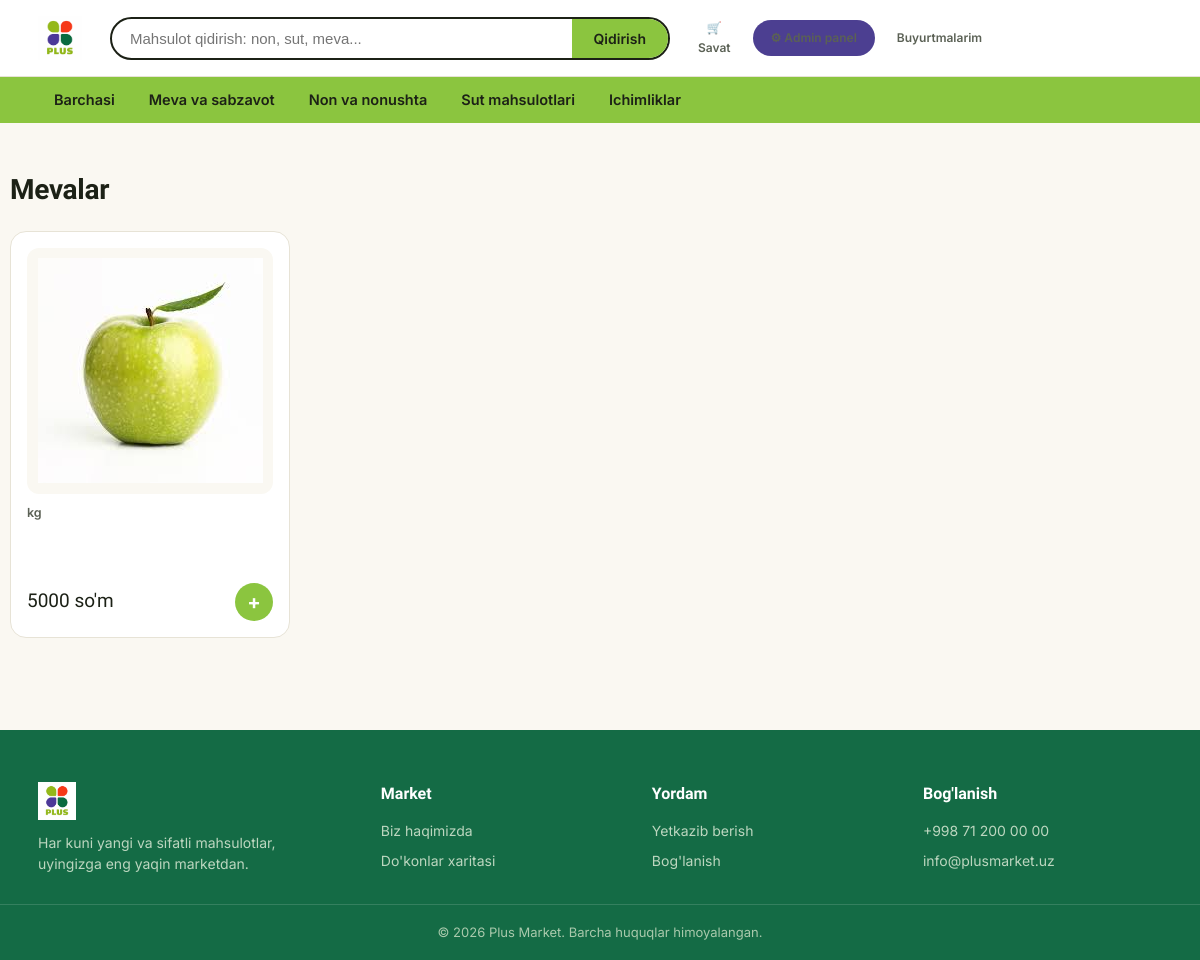
Page /katalog/mevalar/ on the committed database.
### product/models.py (models this page shows, shortened)
class Category(models.Model):
    name = models.CharField(max_length=100, verbose_name="Kategoriya nomi")
    slug = models.SlugField(unique=True, blank=True, null=True, verbose_name="URL Slug")
    class Meta:
        verbose_name = "Kategoriya"
        verbose_name_plural = "Kategoriyalar"

class Product(models.Model):
    UNIT_CHOICES = (
        ('dona', 'dona'),
        ('kg', 'kg'),
        ('g', 'g'),
        ('litr', 'litr'),
        ('metr', 'metr'),
        ('quti', 'quti'),
        ('pachka', 'pachka'),
    )
    category = models.ForeignKey(Category, on_delete=models.CASCADE, related_name="products", verbose_name="Kategoriya")
    title = models.CharField(max_length=200, verbose_name="Mahsulot nomi")
    slug = models.SlugField(unique=True, blank=True, null=True, verbose_name="URL Slug (Avto)")
    description = models.TextField(verbose_name="Tavsif", blank=True, null=True)
    price = models.DecimalField(max_digits=12, decimal_places=0, verbose_name="Narxi (so'mda)")
    unit = models.CharField(max_length=20, choices=UNIT_CHOICES, default='dona', verbose_name="O'lchov birligi")
    stock = models.PositiveIntegerField(default=0, verbose_name="Mavjud miqdor (Omborda qancha bor)")
    min_order_amount = models.PositiveIntegerField(default=1, verbose_name="Eng kam xarid miqdori")
    image = models.ImageField(upload_to="products/", verbose_name="Rasm", blank=True, null=True)
    is_available = models.BooleanField(default=True, verbose_name="Mavjudligi")
    created_at = models.DateTimeField(auto_now_add=True, verbose_name="Yaratilgan vaqti")
    class Meta:
        verbose_name = "Mahsulot"
        verbose_name_plural = "Mahsulotlar"

### product/views.py (the view)
# urls.py: path("katalog/", views.catalog, name="catalog"),
def catalog(request, category_slug=None):
    category = None
    products = Product.objects.filter(is_available=True)
    categories = Category.objects.all()
    if category_slug:
        category = get_object_or_404(Category, slug=category_slug)
        products = products.filter(category=category)
    return render(request, 'catalog.html', {
        'category': category,
        'categories': categories,
        'products': products
    })

### templates/catalog.html (shortened to what this page needs)
{% extends "base.html" %}
{% block content %}
  <section class="section wrap">
    <div class="section__head">
      <h2>{% if category %}{{ category.name }}{% elif query %}"{{ query }}" bo'yicha natijalar{% else %}Barcha mahsulotlar{% endif %}</h2>
    </div>
    <div class="products">
      {% for product in products %}
        <div class="card">
          <a href="{% url 'product_detail' product.slug %}" class="card__img">
            <img src="{{ product.image.url }}" alt="{{ product.name }}">
          </a>
          <span class="card__unit">{{ product.unit }}</span>
          <a href="{% url 'product_detail' product.slug %}" class="card__name">{{ product.name }}</a>
          <div class="card__row">
            <span class="card__price">
              {{ product.price }} so'm
            </span>
            <form action="{% url 'cart_add' product.id %}" method="post">
              <button class="card__add" type="submit" aria-label="Savatga qo'shish">+</button>
            </form>
          </div>
        </div>
      {% empty %}
        <p>Hech narsa topilmadi.</p>
      {% endfor %}
    </div>
  </section>
{% endblock %}

### product/static/css/style.css (style rules this page uses)
:root { --green: #8bc53f; --green-dark: #5a8c22; --red: #e8402a; --purple: #4c3f91; --forest: #146b45; --cream: #faf8f2; --ink: #1c2116; --ink-soft: #5b6155; --line: #e7e3d6; --radius-blob: 42% 58% 55% 45% / 48% 42% 58% 52%; }
* { box-sizing:border-box; margin:0; padding:0; }
html { scroll-behavior:smooth; }
body { font-family:'Inter', sans-serif; color:var(--ink); background:var(--cream); line-height:1.5; -webkit-font-smoothing:antialiased; }
img { max-width:100%; display:block; }
a { color:inherit; text-decoration:none; }
button { font-family:inherit; cursor:pointer; border:none; }
h1,h2,h3,.headline { font-family:'Baloo 2', sans-serif; font-weight:700; line-height:1.08; letter-spacing:-0.01em; }
.wrap { max-width:1180px; margin:0 auto; padding:0 28px; }
.section { padding:52px 0; }
.section__head { display:flex; align-items:baseline; justify-content:space-between; margin-bottom:26px; gap:16px; }
.section__head h2 { font-size:28px; }
.products { display:grid; grid-template-columns:repeat(4,1fr); gap:20px; }
.card { background:#fff; border:1px solid var(--line); border-radius:16px; padding:16px; display:flex; flex-direction:column; gap:10px; position:relative; }
.card__img { aspect-ratio:1/1; background:var(--cream); border-radius:12px; display:flex; align-items:center; justify-content:center; overflow:hidden; }
.card__unit { font-size:12.5px; color:var(--ink-soft); font-weight:600; }
.card__name { font-size:15px; font-weight:600; min-height:40px; }
.card__row { display:flex; align-items:center; justify-content:space-between; margin-top:auto; }
.card__price { font-family:'Baloo 2'; font-size:19px; color:var(--ink); }
.card__add { width:38px; height:38px; border-radius:50%; background:var(--green); color:#fff; display:flex; align-items:center; justify-content:center; font-size:20px; font-weight:700; flex-shrink:0; }

### rows in the picture
Category: name "Mevalar"
Product: image (picture), unit "kg", price "5000"
